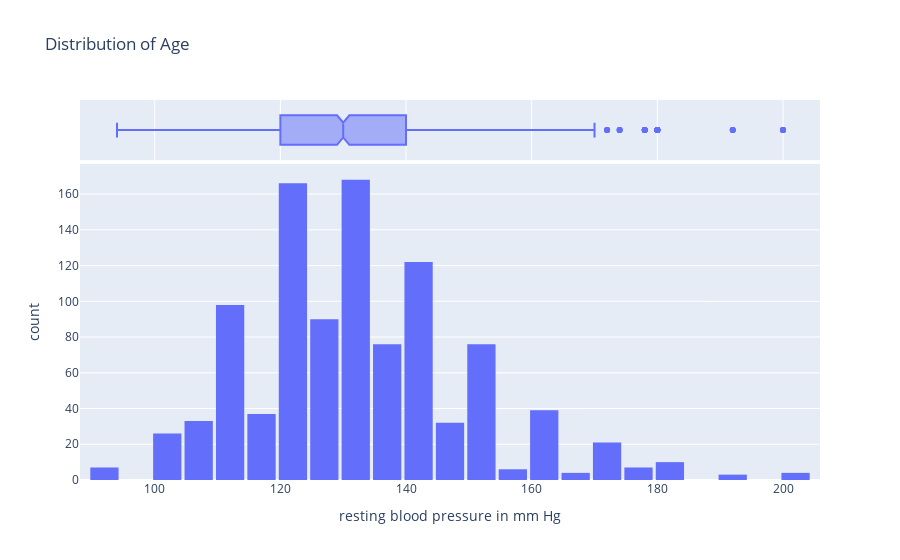

Notebook source saved alongside this figure:
### Code cell
fig = px.histogram(data_df, 
                   x='trestbps', 
                   marginal='box', 
                   nbins=47, 
                   title='Distribution of Age', labels={'trestbps': 'resting blood pressure in mm Hg'},)
fig.update_layout(bargap=0.1)
fig.show()

### Figure 1 — Plotly figure (JSON) as saved in the notebook; plotly's stock layout.template omitted (floating-point values rounded to 4 significant figures; data arrays with more than 128 entries replaced by an {"elided": "..."} marker saying what was removed)
{"data": [{"alignmentgroup": "True", "bingroup": "x", "hovertemplate": "resting blood pressure in mm Hg=%{x}<br>count=%{y}<extra></extra>", "legendgroup": "", "marker": {"color": "#636efa", "pattern": {"shape": ""}}, "name": "", "nbinsx": 47, "offsetgroup": "", "orientation": "v", "showlegend": false, "type": "histogram", "x": {"elided": "1025 int values"}, "xaxis": "x", "yaxis": "y"}, {"alignmentgroup": "True", "hovertemplate": "resting blood pressure in mm Hg=%{x}<extra></extra>", "legendgroup": "", "marker": {"color": "#636efa"}, "name": "", "notched": true, "offsetgroup": "", "showlegend": false, "type": "box", "x": {"elided": "1025 int values"}, "xaxis": "x2", "yaxis": "y2"}], "layout": {"autosize": true, "bargap": 0.1, "barmode": "relative", "legend": {"tracegroupgap": 0}, "title": {"text": "Distribution of Age"}, "xaxis": {"anchor": "y", "autorange": true, "domain": [0, 1], "range": [88.11, 205.9], "title": {"text": "resting blood pressure in mm Hg"}, "type": "linear"}, "xaxis2": {"anchor": "y2", "autorange": true, "domain": [0, 1], "matches": "x", "range": [88.11, 205.9], "showgrid": true, "showticklabels": false, "type": "linear"}, "yaxis": {"anchor": "x", "autorange": true, "domain": [0, 0.8316], "range": [0, 176.8], "title": {"text": "count"}}, "yaxis2": {"anchor": "x2", "autorange": true, "domain": [0.8416, 1], "matches": "y2", "range": [-0.5, 0.5], "showgrid": false, "showline": false, "showticklabels": false, "ticks": "", "type": "category"}}}
